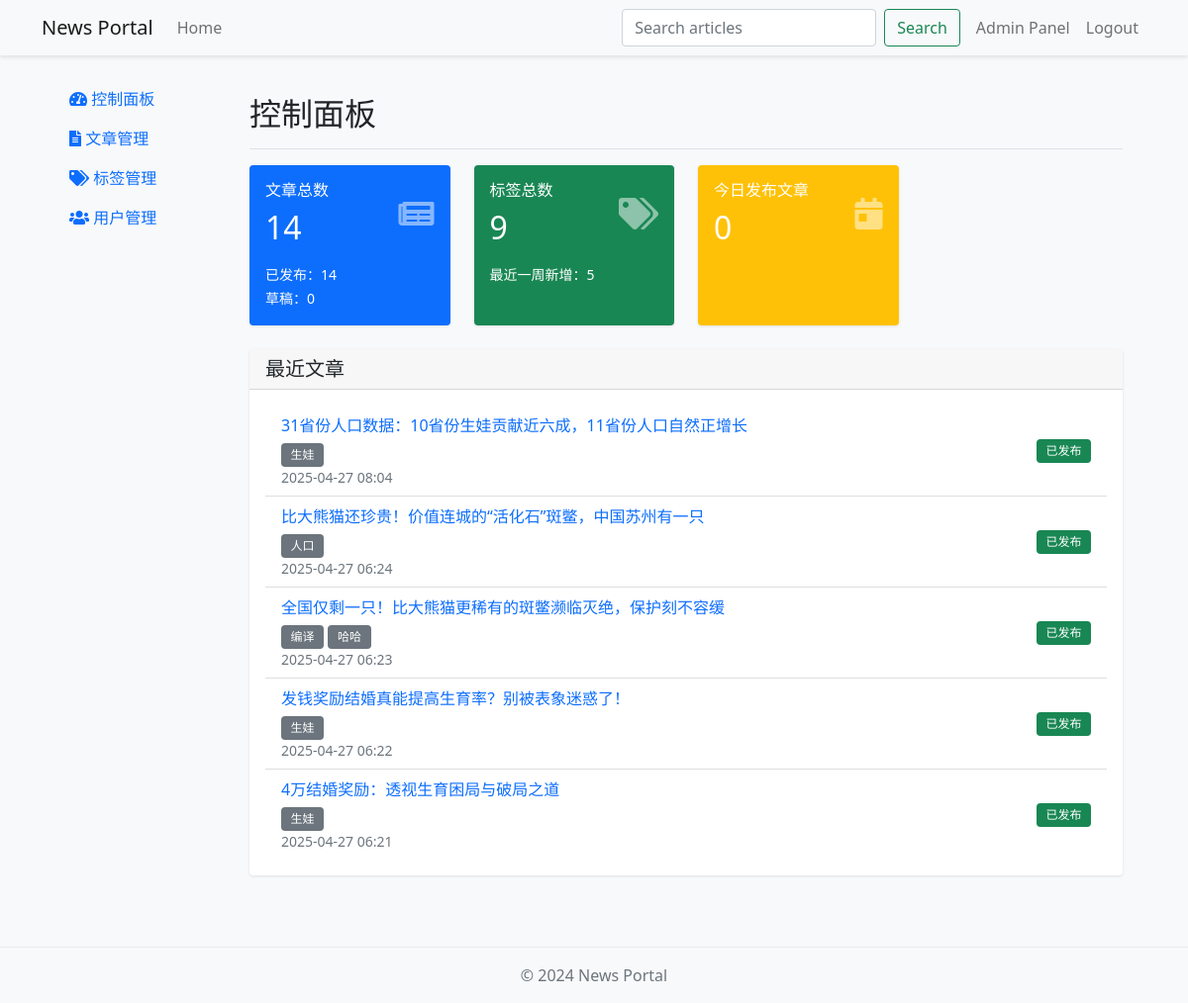
The page /admin/ (signed in) on the database its author committed.
### app/models.py (models this page shows, shortened)
class Article(db.Model):
    id = db.Column(db.Integer, primary_key=True)
    title = db.Column(db.String(200), nullable=False)
    subtitle = db.Column(db.String(200))
    content = db.Column(db.Text, nullable=False)
    is_published = db.Column(db.Boolean, default=False)
    is_top = db.Column(db.Boolean, default=False)
    is_recommended = db.Column(db.Boolean, default=False)
    created_at = db.Column(db.DateTime, default=datetime.utcnow)
    updated_at = db.Column(
        db.DateTime, default=datetime.utcnow, onupdate=datetime.utcnow
    )
    author_id = db.Column(db.Integer, db.ForeignKey("user.id"))
    tags = db.relationship("Tag", secondary="article_tag", backref="articles")
    images = db.relationship("Image", backref="article", lazy="dynamic")

class Tag(db.Model):
    id = db.Column(db.Integer, primary_key=True)
    name = db.Column(db.String(50), unique=True, nullable=False)
    created_at = db.Column(db.DateTime, default=datetime.utcnow)

### app/admin/routes.py (the view)
@bp.route("/")
@login_required
@admin_required
def index():
    today = datetime.utcnow().date()
    stats = {
        "total_articles": Article.query.count(),
        "published_articles": Article.query.filter_by(is_published=True).count(),
        "draft_articles": Article.query.filter_by(is_published=False).count(),
        "articles_today": Article.query.filter(
            Article.is_published == True,
            Article.created_at >= today,
            Article.created_at < today + timedelta(days=1),
        ).count(),
        "total_tags": Tag.query.count(),
        "new_tags_this_week": Tag.query.filter(
            Tag.created_at >= datetime.utcnow() - timedelta(days=7)
        ).count(),
        "total_users": User.query.count(),
        "admin_users": User.query.filter_by(is_admin=True).count(),
        "normal_users": User.query.filter_by(is_admin=False).count(),
    }
    recent_articles = Article.query.order_by(Article.created_at.desc()).limit(5).all()
    return render_template(
        "admin/index.html",
        stats=stats,
        recent_articles=recent_articles,
    )

### app/admin/routes.py (called while the page is built)
def admin_required(f):
    @wraps(f)
    def decorated_function(*args, **kwargs):
        if not current_user.is_admin:
            flash("需要管理员权限")
            return redirect(url_for("main.index"))
        return f(*args, **kwargs)
    return decorated_function

### app/models.py (called while the page is built)
@login.user_loader
def load_user(id):
    return User.query.get(int(id))

### app/templates/admin/index.html (shortened to what this page needs)
{% extends "admin/base.html" %} {% block admin_title %}控制面板{% endblock %} {%
block admin_content %}
<div class="row">
  <div class="col-md-3 mb-4">
    <div class="card bg-primary text-white h-100">
      <div class="card-body">
        <div class="d-flex justify-content-between align-items-center">
          <div>
            <h6 class="text-uppercase mb-2">文章总数</h6>
            <h2 class="mb-0">{{ stats.total_articles }}</h2>
          </div>
          <i class="fas fa-newspaper fa-2x opacity-50"></i>
        </div>
        <div class="mt-3">
          <small>已发布：{{ stats.published_articles }}</small><br />
          <small>草稿：{{ stats.draft_articles }}</small>
        </div>
      </div>
    </div>
  </div>
  <div class="col-md-3 mb-4">
    <div class="card bg-success text-white h-100">
      <div class="card-body">
        <div class="d-flex justify-content-between align-items-center">
          <div>
            <h6 class="text-uppercase mb-2">标签总数</h6>
            <h2 class="mb-0">{{ stats.total_tags }}</h2>
          </div>
          <i class="fas fa-tags fa-2x opacity-50"></i>
        </div>
        <div class="mt-3">
          <small>最近一周新增：{{ stats.new_tags_this_week }}</small>
        </div>
      </div>
    </div>
  </div>
  <div class="col-md-3 mb-4">
    <div class="card bg-warning text-white h-100">
      <div class="card-body">
        <div class="d-flex justify-content-between align-items-center">
          <div>
            <h6 class="text-uppercase mb-2">今日发布文章</h6>
            <h2 class="mb-0">{{ stats.articles_today }}</h2>
          </div>
          <i class="fas fa-calendar-day fa-2x opacity-50"></i>
        </div>
      </div>
    </div>
  </div>
</div>
<div class="row">
  <div class="col-md-12 mb-4">
    <div class="card h-100">
      <div class="card-header">
        <h5 class="mb-0">最近文章</h5>
      </div>
      <div class="card-body">
        <div class="list-group list-group-flush">
          {% for article in recent_articles %}
          <div class="list-group-item">
            <div class="d-flex justify-content-between align-items-center">
              <div>
                <a
                  href="{{ url_for('main.article', id=article.id) }}"
                  class="text-decoration-none"
                >
                  {{ article.title }}
                </a>
                {% if article.tags %}
                <div class="mt-1">
                  {% for tag in article.tags %}
                  <a
                    href="{{ url_for('main.tag', id=tag.id) }}"
                    class="badge bg-secondary text-decoration-none"
                    >{{ tag.name }}</a
                  >
                  {% endfor %}
                </div>
                {% endif %}
                <small class="text-muted d-block">
                  {{ article.created_at.strftime('%Y-%m-%d %H:%M') }}
                </small>
              </div>
              <div>
                {% if article.is_published %}
                <span class="badge bg-success">已发布</span>
                {% else %}
                <span class="badge bg-secondary">草稿</span>
                {% endif %}
              </div>
            </div>
          </div>
          {% endfor %}
        </div>
      </div>
    </div>
  </div>
  {% endblock %}

### app/static/css/style.css (style rules this page uses)
body { background-color: #f8f9fa; }
.card { border: none; box-shadow: 0 1px 3px rgba(0, 0, 0, 0.1); transition: transform 0.2s; }
.badge { font-weight: normal; padding: 0.5em 0.8em; }

### rows shown on the page
Article: title "31省份人口数据：10省份生娃贡献近六成，11省份人口自然正增长", created_at "2025-04-27 08:04", is_published "已发布"
Tag: name "生娃"
Article: title "比大熊猫还珍贵！价值连城的“活化石”斑鳖，中国苏州有一只", created_at "2025-04-27 06:24", is_published "已发布"
Tag: name "人口"
Article: title "全国仅剩一只！比大熊猫更稀有的斑鳖濒临灭绝，保护刻不容缓", created_at "2025-04-27 06:23", is_published "已发布"
Tag: name "编译"
Tag: name "哈哈"
Article: title "发钱奖励结婚真能提高生育率？别被表象迷惑了！", created_at "2025-04-27 06:22", is_published "已发布"
Article: title "4万结婚奖励：透视生育困局与破局之道", created_at "2025-04-27 06:21", is_published "已发布"

### other values the page prints
{{ stats.total_articles }} "14"
{{ stats.published_articles }} "14"
{{ stats.draft_articles }} "0"
{{ stats.total_tags }} "9"
{{ stats.new_tags_this_week }} "5"
{{ stats.articles_today }} "0"
